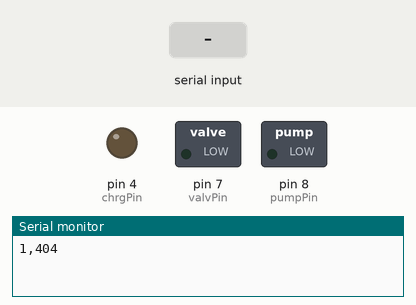
Recording of a sketch running on a simulated Arduino Uno, built with avr-gcc and run on an emulated ATmega328P. On the bench: switched loads named in the sketch (green lamp = pin HIGH), output pins drawn as LEDs (lit = HIGH), the last lines printed to the serial monitor. Inputs (shaded band) come from the test bench.

Above: at 1.2 s.
1.3 s: "90,45,200\n" received over Serial
At 2.5 s:
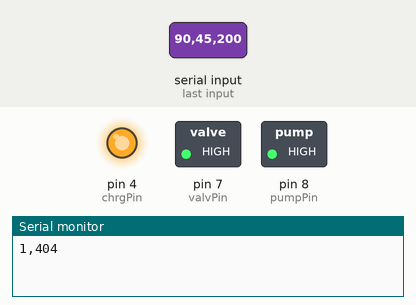
2.8 s: "30,150,10\n" received over Serial
At 3.6 s:
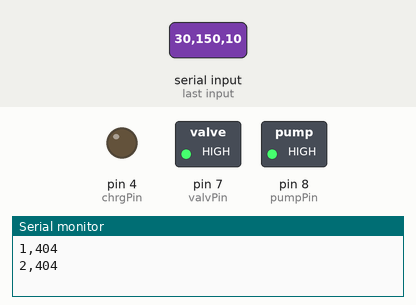
5.8 s: "90,45\n" received over Serial
At 7.8 s:
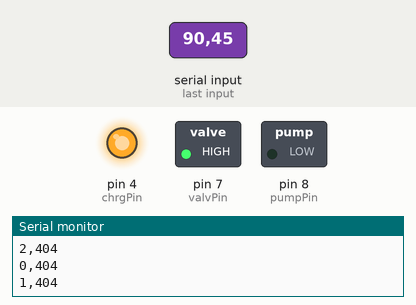
8.3 s: "5\n" received over Serial
At 11.1 s:
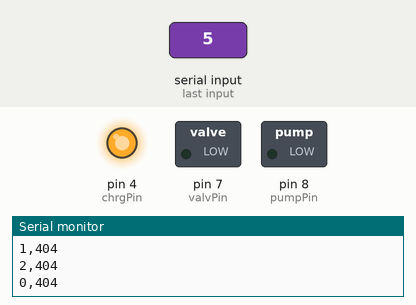
11.3 s: "30,150\n" received over Serial
At 13.2 s:
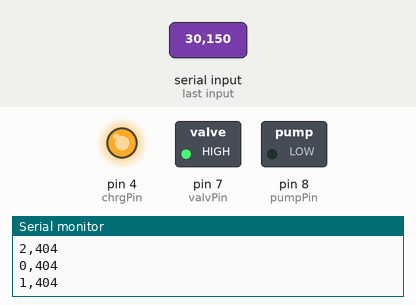
Timing chart, 0 to 14.7 s (numbered marks = the images above; inputs shaded):
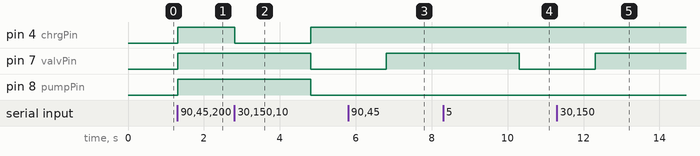

The sketch:

arduino_wraper_cs_arduino_sketch.ino
```cpp
int chrgPin = 4;
int pumpPin = 8;
int valvPin = 7;


int counter = 0;
int sensor_value = 404;

const long interval = 1000;
unsigned long previousMillis = 0;

void setup()
{
  Serial.begin(9600);

  pinMode(chrgPin, OUTPUT);
  pinMode(valvPin, OUTPUT);
  pinMode(pumpPin, OUTPUT);

  digitalWrite(chrgPin, 0);
  digitalWrite(valvPin, 0);
  digitalWrite(pumpPin, 0);
}

void loop()
{
  // check for serial data, if availabe then write the value to the pin
  if(Serial.available())
  {
    int x = Serial.parseInt();
    int y = Serial.parseInt();
    int z = Serial.parseInt();

    digitalWrite(chrgPin,x);
    digitalWrite(valvPin,y);
    digitalWrite(pumpPin,z);
  }

  // send the values over serial periodically
  unsigned long currentMillis = millis();
  if (currentMillis - previousMillis >= interval)
  {
    previousMillis = currentMillis;
    counter += 1;
    if (counter > 2)
    counter = 0;
    Serial.print(counter);      Serial.print(",");
    Serial.print(sensor_value); Serial.println();
  }


}
```

Measured:
- after the input at 1.3 s, pin 4 (chrgPin), pin 7 (valvPin), pin 8 (pumpPin): LOW → HIGH at once
- after the input at 2.8 s, pin 4 (chrgPin): HIGH → LOW after 0.01 s instead of 1.5 s; pin 7 (valvPin), pin 8 (pumpPin): HIGH → LOW after 2.0 s instead of 1.5 s
- after the input at 5.8 s, pin 7 (valvPin): LOW → HIGH after 1.0 s
- after the input at 8.3 s, pin 7 (valvPin): HIGH → LOW after 2.0 s
- after the input at 11.3 s, pin 7 (valvPin): LOW → HIGH after 1.0 s
